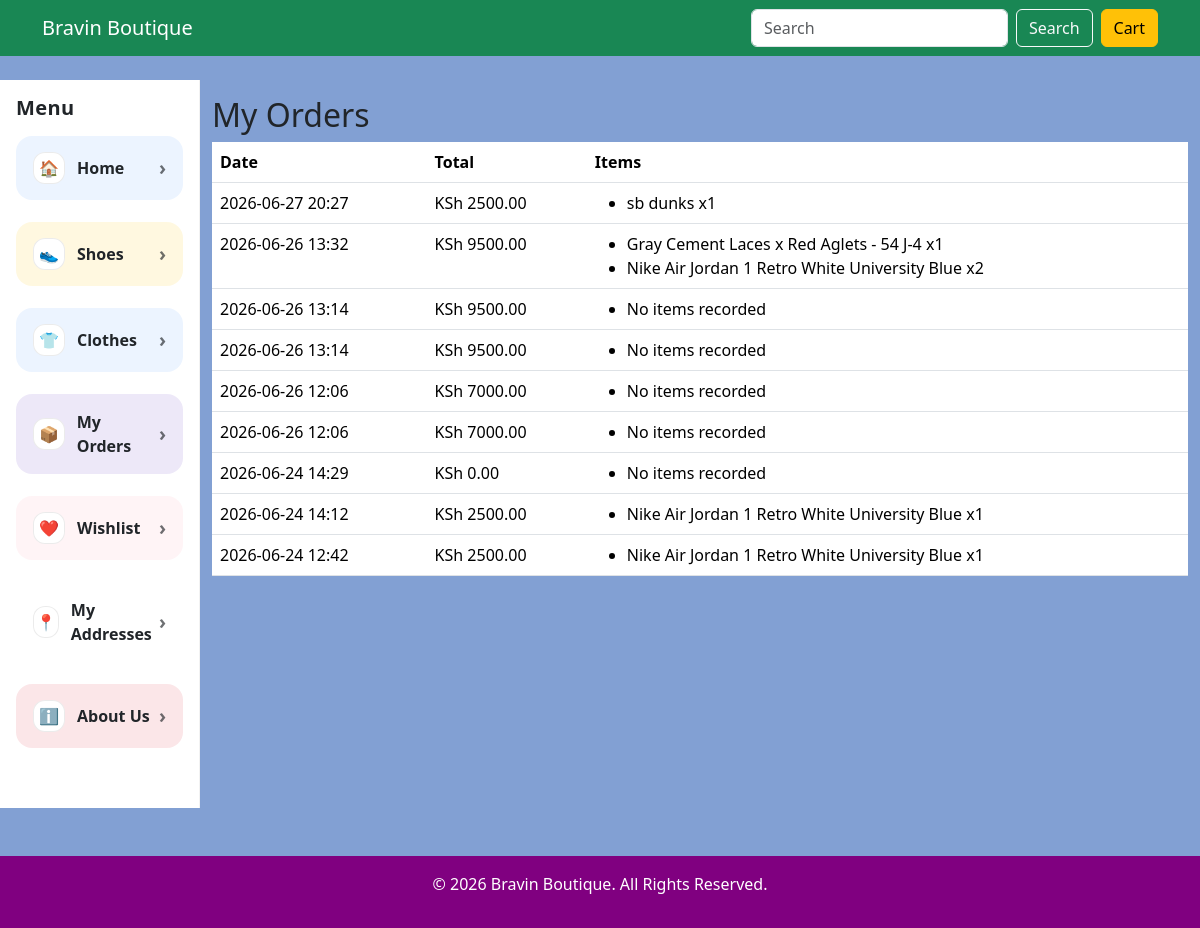
The app's page /order-history/ (signed in) with its own data.
### shop/models.py (models this page shows, shortened)
class Order(models.Model):
    user = models.ForeignKey(
        User,
        on_delete=models.CASCADE,
        null=True,
        blank=True
    )
    customer_name = models.CharField(max_length=200)
    email = models.EmailField(null=True, blank=True)
    phone = models.CharField(max_length=20)
    address = models.TextField()
    total_amount = models.DecimalField(max_digits=10, decimal_places=2)
    created_at = models.DateTimeField(auto_now_add=True)

class OrderItem(models.Model):
    order = models.ForeignKey(
        Order,
        on_delete=models.CASCADE
    )
    product = models.ForeignKey(
        Product,
        on_delete=models.CASCADE
    )
    quantity = models.PositiveIntegerField()
    price = models.DecimalField(
        max_digits=10,
        decimal_places=2
    )

class Product(models.Model):
    name = models.CharField(max_length=200)
    price = models.DecimalField(max_digits=10, decimal_places=2)
    image = models.ImageField(upload_to='products/')
    category = models.CharField(max_length=100)
    stock = models.PositiveIntegerField(default=0)

### store/views.py (the view)
# urls.py: path('order-history/', views.order_history, name='order_history'),
@login_required
def order_history(request):
    orders = Order.objects.filter(
        user=request.user
    ).order_by('-created_at')
    return render(
        request,
        'store/order_history.html',
        {'orders': orders}
    )

### store/templates/store/order_history.html
{% extends 'base.html' %}
{% block content %}
<h2>My Orders</h2>
<table class="table">
    <thead>
        <tr>
            <th>Date</th>
            <th>Total</th>
            <th>Items</th>
        </tr>
    </thead>
    <tbody>
        {% for order in orders %}
            <tr>
                <td>{{ order.created_at|date:'Y-m-d H:i' }}</td>
                <td>KSh {{ order.total_amount }}</td>
                <td>
                    <ul class="mb-0">
                        {% for item in order.orderitem_set.all %}
                            <li>{{ item.product.name }} x{{ item.quantity }}</li>
                        {% empty %}
                            <li>No items recorded</li>
                        {% endfor %}
                    </ul>
                </td>
            </tr>
        {% empty %}
            <tr>
                <td colspan="3">No orders yet</td>
            </tr>
        {% endfor %}
    </tbody>
</table>
{% endblock %}

### store/templates/base.html (style rules this page uses)
body { background: #82a0d3; }

### records on screen
Order: created_at "2026-06-27 20:27", total_amount "2500.00"
OrderItem: product.name "sb dunks", quantity "1"
Order: created_at "2026-06-26 13:32", total_amount "9500.00"
OrderItem: product.name "Gray Cement Laces x Red Aglets - 54 J-4", quantity "1"
OrderItem: product.name "Nike Air Jordan 1 Retro White University Blue", quantity "2"
Order: created_at "2026-06-26 13:14", total_amount "9500.00"
Order: created_at "2026-06-26 13:14", total_amount "9500.00"
Order: created_at "2026-06-26 12:06", total_amount "7000.00"
Order: created_at "2026-06-26 12:06", total_amount "7000.00"
Order: created_at "2026-06-24 14:29", total_amount "0.00"
Order: created_at "2026-06-24 14:12", total_amount "2500.00"
OrderItem: product.name "Nike Air Jordan 1 Retro White University Blue", quantity "1"
Order: created_at "2026-06-24 12:42", total_amount "2500.00"
OrderItem: product.name "Nike Air Jordan 1 Retro White University Blue", quantity "1"
